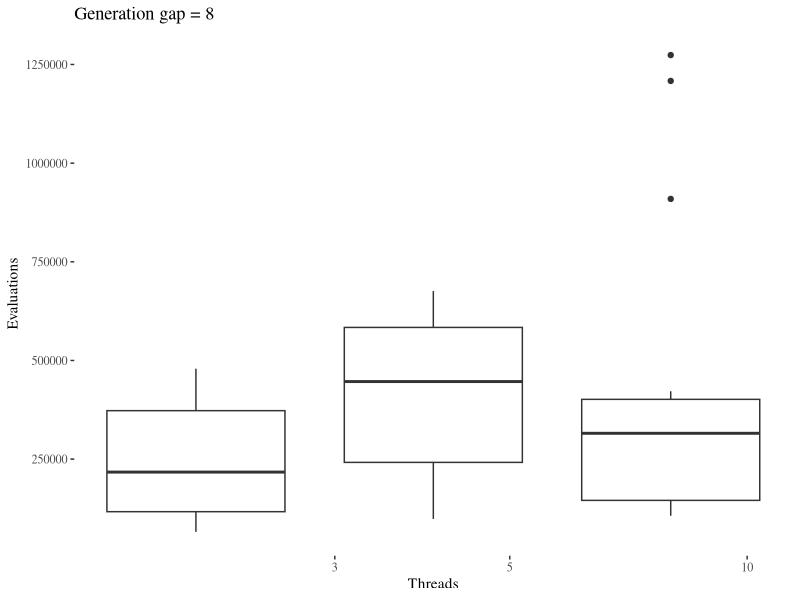
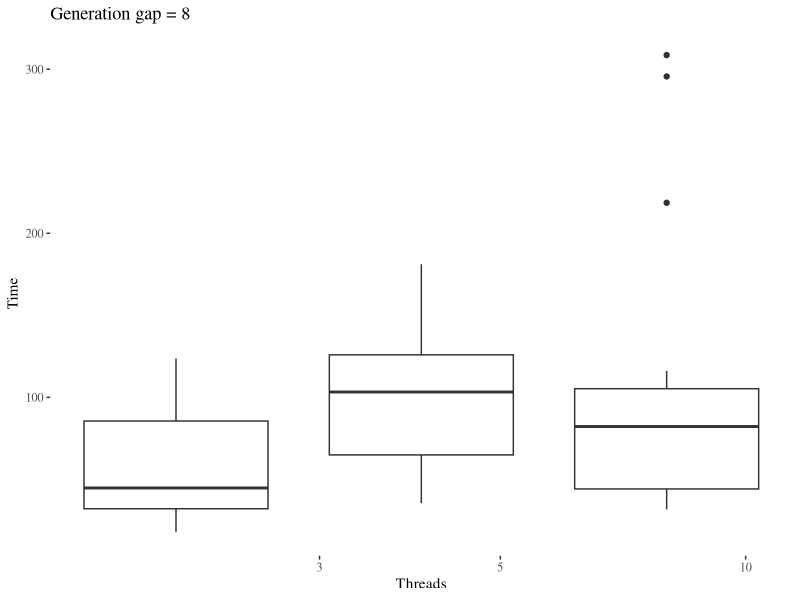
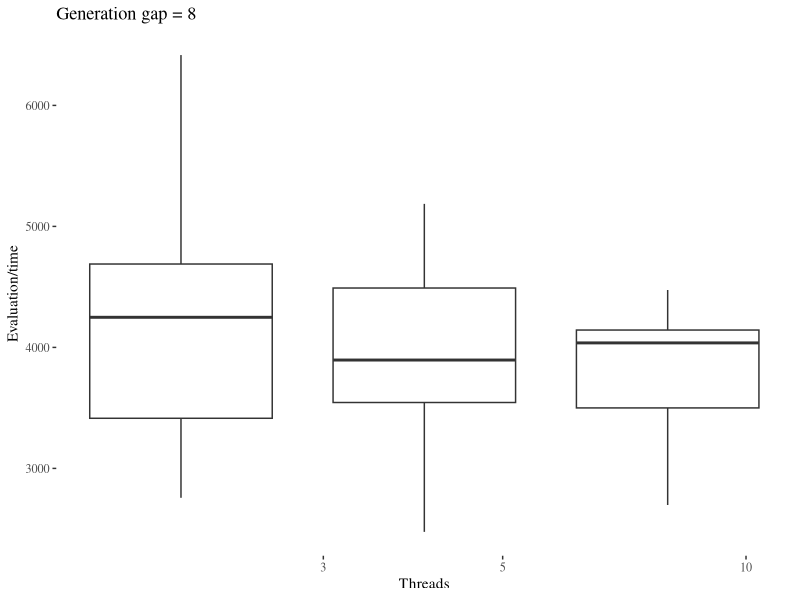

Generate these figures, in order, with R:
library(reshape2)
library(ggplot2)
library(ggthemes)

data.freqs.threads <- read.csv('../data/gecco-2019-freqs-threads.csv')


ggplot(data.freqs.threads,aes(x=Threads,y=Evaluations,group=Threads))+geom_boxplot()+scale_x_log10()+theme_tufte()+labs(x="Threads",y="Evaluations",title="Generation gap = 8")
ggplot(data.freqs.threads,aes(x=Threads,y=Time,group=Threads))+geom_boxplot()+scale_x_log10()+theme_tufte()+labs(x="Threads",y="Time",title="Generation gap = 8")
ggplot(data.freqs.threads,aes(x=Threads,y=Evaluations/Time,group=Threads))+geom_boxplot()+scale_x_log10()+theme_tufte()+labs(x="Threads",y="Evaluation/time",title="Generation gap = 8")
